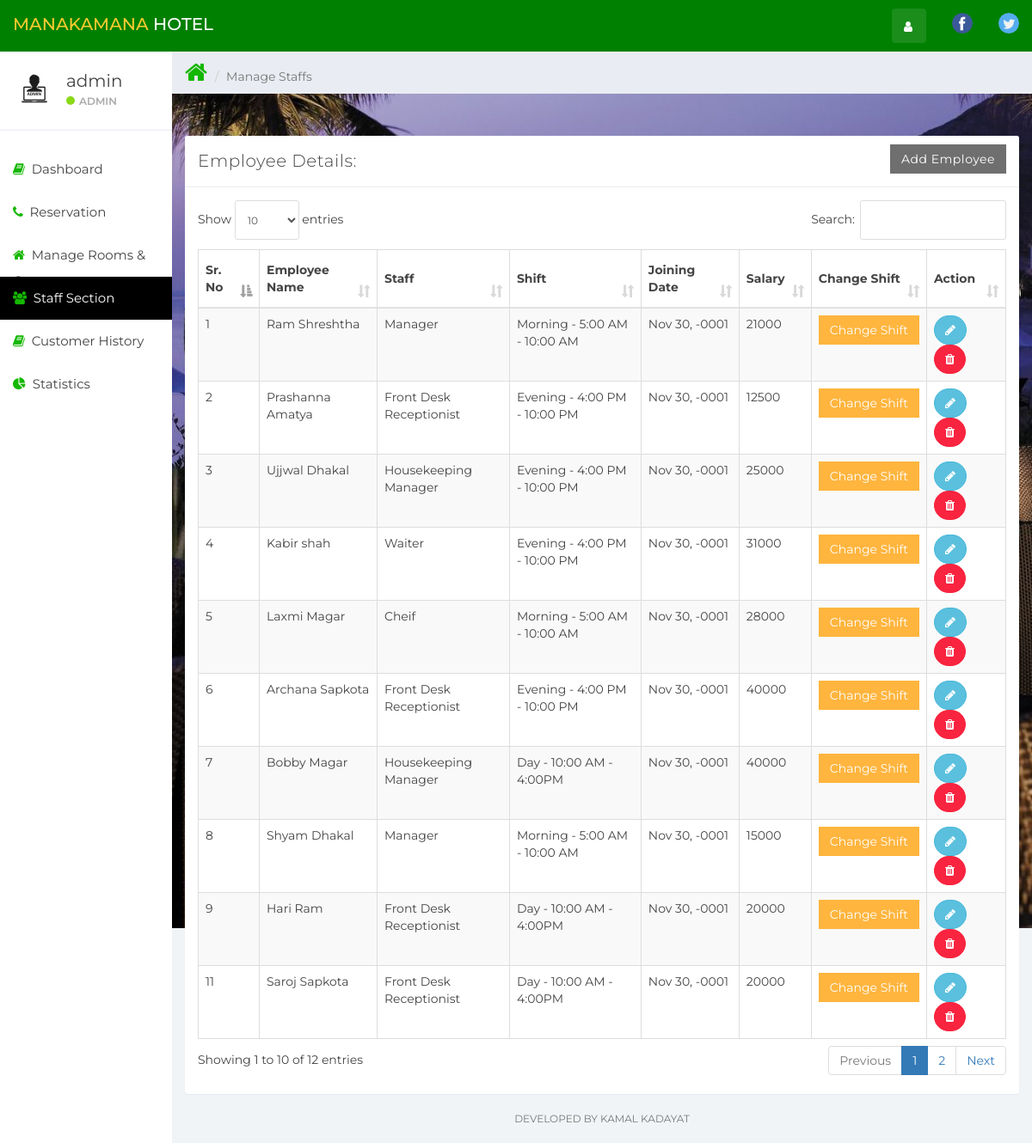
Page /index.php?staff_mang (signed in) on the committed database.
### tables this page shows
CREATE TABLE `user` (
  `id` int(11) NOT NULL,
  `name` varchar(100) NOT NULL,
  `username` varchar(15) NOT NULL,
  `email` varchar(100) NOT NULL,
  `password` varchar(100) NOT NULL,
  `created_at` timestamp NOT NULL DEFAULT current_timestamp()
);

CREATE TABLE `staff` (
  `emp_id` int(11) NOT NULL,
  `emp_name` varchar(100) NOT NULL,
  `staff_type_id` int(11) NOT NULL,
  `shift_id` int(11) NOT NULL,
  `id_card_type` int(11) NOT NULL,
  `id_card_no` varchar(20) NOT NULL,
  `address` varchar(100) NOT NULL,
  `contact_no` bigint(20) NOT NULL,
  `salary` bigint(20) NOT NULL,
  `joining_date` timestamp NOT NULL DEFAULT current_timestamp(),
  `updated_at` timestamp NOT NULL DEFAULT current_timestamp() ON UPDATE current_timestamp()
);

CREATE TABLE `staff_type` (
  `staff_type_id` int(10) NOT NULL,
  `staff_type` varchar(100) NOT NULL
);

CREATE TABLE `shift` (
  `shift_id` int(10) NOT NULL,
  `shift` varchar(100) NOT NULL,
  `shift_timing` varchar(100) NOT NULL
);

### staff_mang.php (the view, shortened to what this page needs)
<div class="col-sm-9 col-sm-offset-3 col-lg-10 col-lg-offset-2 main">
    <div class="row">
        <ol class="breadcrumb">
            <li><a href="#">
                    <em class="fa fa-xl fa-home color-green"></em>
                </a></li>
            <li class="active">Manage Staffs</li>
        </ol>
    </div>
    <div class="row">
			<div class="col-lg-12">
				<h1 class="page-header"></h1>
			</div>
		</div>
    <div class="row">
        <div class="col-lg-12">
            <div class="panel panel-default">
                <div class="panel-heading">Employee Details:
                    <a href="index.php?add_emp" class="btn btn-secondary pull-right" style="border-radius:0%">Add Employee</a>
                </div>
                <div class="panel-body">
                    <table class="table table-striped table-bordered table-responsive" cellspacing="0" width="100%"
                           id="rooms">
                        <thead>
                        <tr>
                            <th>Sr. No</th>
                            <th>Employee Name</th>
                            <th>Staff</th>
                            <th>Shift</th>
                            <th>Joining Date</th>
                            <th>Salary</th>
                            <th>Change Shift</th>
                            <th>Action</th>
                        </tr>
                        </thead>
                        <tbody>
                        <?php
                        $staff_query = "SELECT * FROM staff  NATURAL JOIN staff_type NATURAL JOIN shift";
                        $staff_result = mysqli_query($connection, $staff_query);
                        if (mysqli_num_rows($staff_result) > 0) {
                            while ($staff = mysqli_fetch_assoc($staff_result)) { ?>
                                <tr>
                                    <td><?php echo $staff['emp_id']; ?></td>
                                    <td><?php echo $staff['emp_name']; ?></td>
                                    <td><?php echo $staff['staff_type']; ?></td>
                                    <td><?php echo $staff['shift'] . ' - ' . $staff['shift_timing']; ?></td>
                                    <td><?php echo date('M j, Y', strtotime($staff['joining_date'])); ?></td>
                                    <td><?php echo $staff['salary']; ?></td>
                                    <td>
                                        <button class="btn btn-warning" style="border-radius:0%" data-toggle="modal" data-target="#changeShift"
                                                data-id="<?php echo $staff['emp_id']; ?>" id="change_shift">Change Shift</button>
                                    </td>
                                    <td>
                                        <button data-toggle="modal"
                                                data-target="#empDetail<?php echo $staff['emp_id']; ?>"
                                                data-id="<?php echo $staff['emp_id']; ?>" id="editEmp"
                                                class="btn btn-info" style="border-radius:60px;"><i class="fa fa-pencil"></i></button>
                                        <a href='functionmis.php?empid=<?php echo $staff['emp_id']; ?>'
                                           class="btn btn-danger" onclick="return confirm('Are you Sure?')" style="border-radius:60px;"><i
                                                    class="fa fa-trash"></i></a>
                                    </td>
                                </tr>
                                <?php
                            }
                        }
                        ?>
                        </tbody>
                    </table>
                </div>
            </div>
        </div>
    </div>
    <div class="row">
        <div class="col-sm-12">
        <p class="back-link">Developed By Kamal Kadayat</p>
        </div>
    </div>
</div>

### sidebar.php (shortened to what this page needs)
<div id="sidebar-collapse" class="col-sm-3 col-lg-2 sidebar">
    <div class="profile-sidebar">
        <div class="profile-userpic">
            <img src="img/admin.jpg" class="img-responsive" alt="">
        </div>
        <div class="profile-usertitle">
            <div class="profile-usertitle-name"><?php echo $user['name'];?></div>
            <div class="profile-usertitle-status"><span class="indicator label-success"></span>Admin</div>
        </div>
    </div>
    <ul class="nav menu">
    <?php
        if (isset($_GET['dashboard'])){ ?>
            <li class="active">
                <a href="index.php?dashboard"><em class="fa fa-book color-green" >&nbsp;</em>
                    Dashboard
                </a>
            </li>
        <?php } else{?>
            <li>
                <a href="index.php?dashboard"><em class="fa fa-book color-green ">&nbsp;</em>
                    Dashboard
                </a>
            </li>
        <?php }
        if (isset($_GET['reservation'])){ ?>
            <li class="active">
            <a href="index.php?reservation"><em class="fa fa-phone color-green ">&nbsp;</em>
                    Reservation
                </a>
            </li>
        <?php } else{?>
            <li>
            <a href="index.php?reservation"><em class="fa fa-phone color-green">&nbsp;</em>
                    Reservation
                </a>
            </li>
        <?php }
        if (isset($_GET['room_mang'])){ ?>
            <li class="active">
                <a href="index.php?room_mang"><em class="fa fa-home color-green">&nbsp;</em>
                    Manage Rooms & Guests
                </a>
            </li>
        <?php } else{?>
            <li>
            <a href="index.php?room_mang"><em class="fa fa-home color-green">&nbsp;</em>
                    Manage Rooms & Guests
                </a>
            </li>
        <?php }
        if (isset($_GET['staff_mang'])){ ?>
            <li class="active">
                <a href="index.php?staff_mang"><em class="fa fa-users color-green">&nbsp;</em>
                    Staff Section
                </a>
            </li>
        <?php }
        if (isset($_GET['customerhistory'])){ ?>
            <li class="active">
                <a href="index.php?customerhistory"><em class="fa fa-book color-green" >&nbsp;</em>
                Customer History
                </a>
            </li>
        <?php } else{?>
            <li>
                <a href="index.php?customerhistory"><em class="fa fa-book color-green ">&nbsp;</em>
                Customer History
                </a>
            </li>
        <?php }
        ?>
          <?php
        if (isset($_GET['statistics'])){ ?>
            <li class="active">
                <a href="index.php?statistics"><em class="fa fa-pie-chart color-green">&nbsp;</em>
                    Statistics
                </a>
            </li>
        <?php } else{?>
        <li>
            <a href="index.php?statistics"><em class="fa fa-pie-chart color-green">&nbsp;</em>
                Statistics
            </a>
        </li>
        <?php }?>
    </ul>
</div>
</head>
</html>

### css/styles.css (style rules this page uses)
body { background: #f1f4f7; padding-top: 60px; font-size: 14px; color: #444444; font-family: "Montserrat", "Helvetica Neue", Helvetica, Arial, sans-serif; }
p { color: #777; }
a, a:hover, a:focus { color: #444444; }
h1, h2, h3, h4, h5, h6 { color: #444444; }
h1 { font-weight: 300; font-size: 40px; }
.color-green { color: #14b700; }
.fa-xl { font-size: 2em; }
.btn-secondary, .btn-secondary:hover, .btn-secondary:focus, .btn-secondary:active, .btn-secondary.active, .open > .dropdown-toggle.btn-secondary, .btn-secondary.disabled, .btn-secondary[disabled], fieldset[disabled] .btn-secondary, .btn-secondary.disabled:hover, .btn-secondary[disabled]:hover, fieldset[disabled] .btn-secondary:hover, .btn-secondary.disabled:focus, .btn-secondary[disabled]:focus, fieldset[disabled] .btn-secondary:focus, .btn-secondary.disabled:active, .btn-secondary[disabled]:active, fieldset[disabled] .btn-secondary:active, .btn-secondary.disabled.active, .btn-secondary[disabled].active, fieldset[disabled] .btn-secondary.active { background-color: #6f6f6f; border-color: #6f6f6f; color: white; }
.btn-warning, .btn-warning:hover, .btn-warning:focus, .btn-warning:active, .btn-warning.active, .open > .dropdown-toggle.btn-warning, .btn-warning.disabled, .btn-warning[disabled], fieldset[disabled] .btn-warning, .btn-warning.disabled:hover, .btn-warning[disabled]:hover, fieldset[disabled] .btn-warning:hover, .btn-warning.disabled:focus, .btn-warning[disabled]:focus, fieldset[disabled] .btn-warning:focus, .btn-warning.disabled:active, .btn-warning[disabled]:active, fieldset[disabled] .btn-warning:active, .btn-warning.disabled.active, .btn-warning[disabled].active, fieldset[disabled] .btn-warning.active { background-color: #ffb53e; border-color: #ffb53e; }
.btn-danger, .btn-danger:hover, .btn-danger:focus, .btn-danger:active, .btn-danger.active, .open > .dropdown-toggle.btn-danger, .btn-danger.disabled, .btn-danger[disabled], fieldset[disabled] .btn-danger, .btn-danger.disabled:hover, .btn-danger[disabled]:hover, fieldset[disabled] .btn-danger:hover, .btn-danger.disabled:focus, .btn-danger[disabled]:focus, fieldset[disabled] .btn-danger:focus, .btn-danger.disabled:active, .btn-danger[disabled]:active, fieldset[disabled] .btn-danger:active, .btn-danger.disabled.active, .btn-danger[disabled].active, fieldset[disabled] .btn-danger.active { background-color: #f9243f; border-color: #f9243f; }
.label-success { background-color: #8ad919; }
.panel { border: 0; }
.panel-heading { font-size: 20px; font-weight: 300; letter-spacing: 0.025em; height: 60px; line-height: 38px; }
.panel-default .panel-heading { background: #fff; border-bottom: 1px solid #e9ecf2; color: #444444; }
.sidebar { display: block; padding: 0; display: none; box-shadow: none; background: #fff; }
.sidebar ul { margin: 20px 0px; }
@media (min-width: 768px) { .sidebar { display: block; position: fixed; top: 60px; bottom: 0; left: 0; z-index: 1000; display: block; margin: 0; padding: 0; overflow-x: hidden; overflow-y: auto; } }
.sidebar ul.nav .active a, .sidebar ul.nav li.parent a.active, .sidebar ul.nav .active > a:hover, .sidebar ul.nav li.parent a.active:hover, .sidebar ul.nav .active > a:focus, .sidebar ul.nav li.parent a.active:focus { color: #fff; background-color: #000000; }
.sidebar ul.nav li a { height: 50px; font-size: 15px; line-height: 2em; color: #444444; }
.profile-sidebar { padding: 10px 0; border-bottom: 1px solid #e9ecf2; }
.indicator { width: 10px; height: 10px; display: inline-block; border-radius: 9999px; margin-right: 5px; }
.profile-userpic img { float: left; margin: 10px 0px 0px 15px; width: 50px; height: 50px; border-radius: 9999px !important; }
.profile-usertitle { float: left; text-align: left; margin: 10px 0 0 12px; }
.profile-usertitle-name { font-size: 20px; margin-bottom: 0px; }
.profile-usertitle-status { text-transform: uppercase; color: #aaa; font-size: 12px; font-weight: 600; margin-bottom: 15px; }
.breadcrumb { border-radius: 0; padding: 10px 15px 10px 15px; background: #e9ecf2; margin: 0; }
h1.page-header { margin-top: 20px; border-bottom: 0; }
.table { background: #fff; }
.table > thead > tr > th { border-bottom: 1px solid #e6e7e8; vertical-align: middle; height: 50px; }
p.back-link { text-align: center; margin-bottom: 20px; font-size: 12px; text-transform: uppercase; }

### sidebar.php (style rules this page uses)
body { background-image: url('img/home_bg.jpg'); background-repeat: no-repeat; background-attachment: fixed; }
p { font-size: 13px; }

### rows in the picture
user: name "admin"
staff: emp_id "1", emp_name "Ram Shreshtha", staff_type.staff_type "Manager", shift.shift "Morning", shift.shift_timing "5:00 AM - 10:00 AM", joining_date "Nov 30, -0001", salary "21000"
staff: emp_id "2", emp_name "Prashanna Amatya", staff_type.staff_type "Front Desk Receptionist", shift.shift "Evening", shift.shift_timing "4:00 PM - 10:00 PM", joining_date "Nov 30, -0001", salary "12500"
staff: emp_id "3", emp_name "Ujjwal Dhakal", staff_type.staff_type "Housekeeping Manager", shift.shift "Evening", shift.shift_timing "4:00 PM - 10:00 PM", joining_date "Nov 30, -0001", salary "25000"
staff: emp_id "4", emp_name "Kabir shah", staff_type.staff_type "Waiter", shift.shift "Evening", shift.shift_timing "4:00 PM - 10:00 PM", joining_date "Nov 30, -0001", salary "31000"
staff: emp_id "5", emp_name "Laxmi Magar", staff_type.staff_type "Cheif", shift.shift "Morning", shift.shift_timing "5:00 AM - 10:00 AM", joining_date "Nov 30, -0001", salary "28000"
staff: emp_id "6", emp_name "Archana Sapkota", staff_type.staff_type "Front Desk Receptionist", shift.shift "Evening", shift.shift_timing "4:00 PM - 10:00 PM", joining_date "Nov 30, -0001", salary "40000"
staff: emp_id "7", emp_name "Bobby Magar", staff_type.staff_type "Housekeeping Manager", shift.shift "Day", shift.shift_timing "10:00 AM - 4:00PM", joining_date "Nov 30, -0001", salary "40000"
staff: emp_id "8", emp_name "Shyam Dhakal", staff_type.staff_type "Manager", shift.shift "Morning", shift.shift_timing "5:00 AM - 10:00 AM", joining_date "Nov 30, -0001", salary "15000"
staff: emp_id "9", emp_name "Hari Ram", staff_type.staff_type "Front Desk Receptionist", shift.shift "Day", shift.shift_timing "10:00 AM - 4:00PM", joining_date "Nov 30, -0001", salary "20000"
staff: emp_id "11", emp_name "Saroj Sapkota", staff_type.staff_type "Front Desk Receptionist", shift.shift "Day", shift.shift_timing "10:00 AM - 4:00PM", joining_date "Nov 30, -0001", salary "20000"
